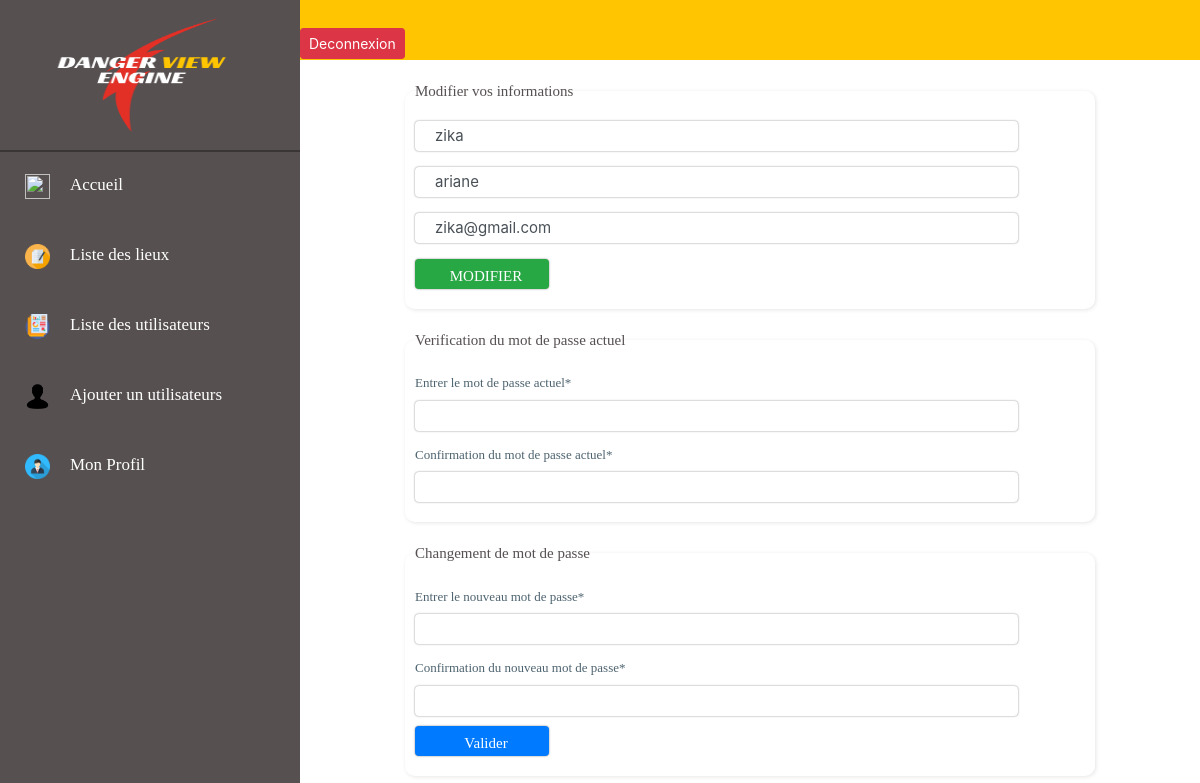
The page /index.php?page=modif_profil (signed in) on the database its author committed.
### tables this page shows
CREATE TABLE `utilisateur` (
  `id_utilisateur` int(11) NOT NULL,
  `nom` varchar(45) NOT NULL,
  `prenom` varchar(45) NOT NULL,
  `email` varchar(45) NOT NULL,
  `password` varchar(200) NOT NULL,
  `role` varchar(20) NOT NULL,
  `photo` varchar(255) DEFAULT NULL
);

### public/pages/modif_profil.php (the view, shortened to what this page needs)
<?php
include("public/pages/bd.php") ;
  $iduser = $_SESSION['id'];
  if (isset($_SESSION['id']) ) {
    $query= "SELECT * FROM utilisateur WHERE id_utilisateur=$iduser";
    $result = mysqli_query($conn,$query);
    if(mysqli_num_rows($result)==1){
      $row= mysqli_fetch_array($result);
      $nom= $row['nom'];
      $prenom= $row['prenom'];
      $email=$row['email'];
  }
    }
 ?>
<div class="container" id="modif_profil">
  <form class="" action="" method="POST">
    <fieldset>
      <legend>Modifier vos informations</legend>
    <div class="form-group  mb-3">
      <input type="text" name="nom" value="<?=$nom ?>" class="form-control " autocomplete="off" placeholder="Nom">
    </div>
    <div class="form-group  mb-3">
      <input type="text" name="prenom" value="<?=$prenom ?>" class="form-control " autocomplete="off" placeholder="Prenom">
    </div>
    <div class="form-group  mb-3">
      <input type="text" name="email" value="<?=$email ?>" class="form-control " autocomplete="off" placeholder="Email">
    </div>
    <input type="submit" name="modif" value="MODIFIER" class="btn btn-success">
</fieldset>
  </form>
  <form class="" action="" method="post">
      <fieldset>
        <legend>Verification du mot de passe actuel</legend>
            <div class="in">
              <div class="">
                  <label for="">Entrer le mot de passe actuel*</label>
                </div>
                <input type="password" name="mdpA" value="" class="form-control " autocomplete="off">
              </div>
              <div class="in">
                <div class="">
                    <label for="">Confirmation du mot de passe actuel*</label>
                  </div>
                  <input type="password" name="CmdpA" value="" class="form-control " autocomplete="off">
                </div>
            </fieldset>
        <fieldset>
          <legend>Changement de mot de passe</legend>
                <div class="in">
                  <div class="">
                    <label for="">Entrer le nouveau mot de passe*</label>
                  </div>
                  <input type="password" name="mdp" value="" class="form-control " autocomplete="off">
                </div>
                <div class="in">
                  <div class="">
                    <label for="">Confirmation du nouveau mot de passe*</label>
                  </div>
                  <input type="password" name="Cmdp" value="" class="form-control " autocomplete="off">
                </div>
                <input type="submit" name="valider" value="valider" class="btn btn-primary" autocomplete="off">
      </fieldset>
    </form>
</div>

### public/css/style_admins.css (style rules this page uses)
#modif_profil { width: 80%; margin:20px auto; }
#modif_profil form fieldset { border-radius: 10px; box-shadow: 1px 1px 4px rgba(0, 0, 0, 0.1); margin-top: 20px; padding: 10px; border-color: #dadada; }
#modif_profil form fieldset legend { display: block; margin-top: -20px; font-family: lora; color: #565050; font-size: 15px; }
#modif_profil form label { color: #4d636f; font-size: 13px; font-family: lora; }
#modif_profil form input { width: 90%; height: 30px; font-size: 15px; outline: none; padding-left: 20px; border: none; margin-bottom: 10px; box-shadow: 0px 0px 2px rgba(0, 0, 0, 0.5); }
#modif_profil form input[type=submit] { width: 20%; border: none; font-family: lora; transition: all 1s ; text-transform: capitalize; cursor: pointer; }

### rows shown on the page
utilisateur: nom "zika", prenom "ariane", email "zika@gmail.com"
